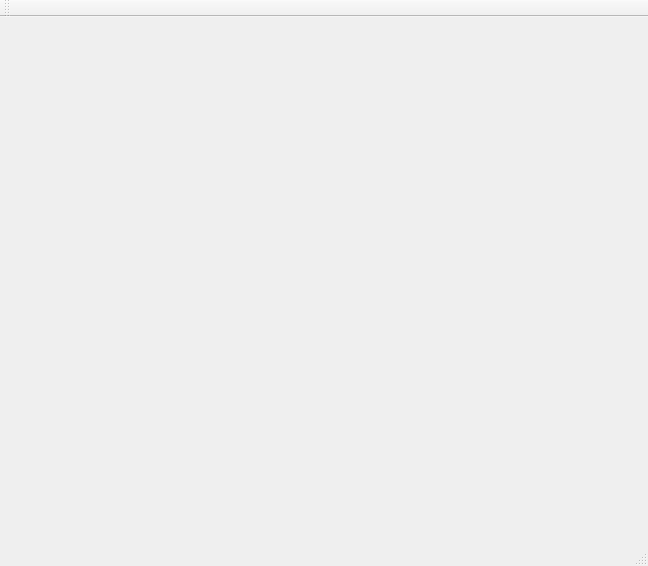
<?xml version="1.0" encoding="UTF-8"?>
<ui version="4.0">
 <class>MainWindow</class>
 <widget class="QMainWindow" name="MainWindow">
  <property name="geometry">
   <rect>
    <x>0</x>
    <y>0</y>
    <width>648</width>
    <height>566</height>
   </rect>
  </property>
  <property name="windowTitle">
   <string>MainWindow</string>
  </property>
  <widget class="QWidget" name="centralWidget">
   <widget class="QGLESWIDGET" name="widget" native="true">
    <property name="geometry">
     <rect>
      <x>10</x>
      <y>10</y>
      <width>600</width>
      <height>500</height>
     </rect>
    </property>
   </widget>
  </widget>
  <widget class="QMenuBar" name="menuBar">
   <property name="geometry">
    <rect>
     <x>0</x>
     <y>0</y>
     <width>648</width>
     <height>25</height>
    </rect>
   </property>
  </widget>
  <widget class="QToolBar" name="mainToolBar">
   <attribute name="toolBarArea">
    <enum>TopToolBarArea</enum>
   </attribute>
   <attribute name="toolBarBreak">
    <bool>false</bool>
   </attribute>
  </widget>
  <widget class="QStatusBar" name="statusBar"/>
 </widget>
 <layoutdefault spacing="6" margin="11"/>
 <customwidgets>
  <customwidget>
   <class>QGLESWIDGET</class>
   <extends>QWidget</extends>
   <header>qgleswidget.h</header>
   <container>1</container>
  </customwidget>
 </customwidgets>
 <resources/>
 <connections/>
</ui>
